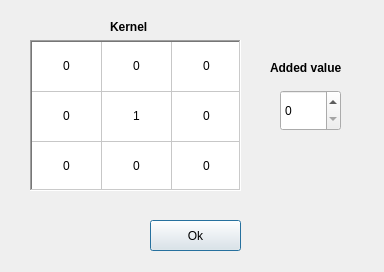
<?xml version="1.0" encoding="UTF-8"?>
<ui version="4.0">
 <class>LFilterForm</class>
 <widget class="QDialog" name="LFilterForm">
  <property name="geometry">
   <rect>
    <x>0</x>
    <y>0</y>
    <width>384</width>
    <height>272</height>
   </rect>
  </property>
  <property name="windowTitle">
   <string>Set kernel</string>
  </property>
  <widget class="QPushButton" name="okButton">
   <property name="geometry">
    <rect>
     <x>150</x>
     <y>220</y>
     <width>91</width>
     <height>31</height>
    </rect>
   </property>
   <property name="text">
    <string>Ok</string>
   </property>
  </widget>
  <widget class="QLabel" name="label">
   <property name="geometry">
    <rect>
     <x>110</x>
     <y>20</y>
     <width>57</width>
     <height>15</height>
    </rect>
   </property>
   <property name="text">
    <string>&lt;html&gt;&lt;head/&gt;&lt;body&gt;&lt;p&gt;&lt;span style=&quot; font-weight:600;&quot;&gt;Kernel&lt;/span&gt;&lt;/p&gt;&lt;/body&gt;&lt;/html&gt;</string>
   </property>
  </widget>
  <widget class="QLabel" name="label_2">
   <property name="geometry">
    <rect>
     <x>270</x>
     <y>60</y>
     <width>91</width>
     <height>16</height>
    </rect>
   </property>
   <property name="text">
    <string>&lt;html&gt;&lt;head/&gt;&lt;body&gt;&lt;p&gt;&lt;span style=&quot; font-weight:600;&quot;&gt;Added value&lt;/span&gt;&lt;/p&gt;&lt;/body&gt;&lt;/html&gt;</string>
   </property>
  </widget>
  <widget class="QSpinBox" name="addedVBox">
   <property name="geometry">
    <rect>
     <x>280</x>
     <y>90</y>
     <width>61</width>
     <height>41</height>
    </rect>
   </property>
   <property name="maximum">
    <number>255</number>
   </property>
  </widget>
  <widget class="QTableWidget" name="kernelWidget">
   <property name="geometry">
    <rect>
     <x>30</x>
     <y>40</y>
     <width>211</width>
     <height>151</height>
    </rect>
   </property>
   <property name="frameShape">
    <enum>QFrame::WinPanel</enum>
   </property>
   <property name="frameShadow">
    <enum>QFrame::Sunken</enum>
   </property>
   <property name="verticalScrollBarPolicy">
    <enum>Qt::ScrollBarAlwaysOff</enum>
   </property>
   <property name="horizontalScrollBarPolicy">
    <enum>Qt::ScrollBarAlwaysOff</enum>
   </property>
   <property name="sizeAdjustPolicy">
    <enum>QAbstractScrollArea::AdjustToContents</enum>
   </property>
   <property name="autoScroll">
    <bool>true</bool>
   </property>
   <property name="autoScrollMargin">
    <number>16</number>
   </property>
   <property name="showGrid">
    <bool>true</bool>
   </property>
   <property name="gridStyle">
    <enum>Qt::SolidLine</enum>
   </property>
   <attribute name="horizontalHeaderVisible">
    <bool>false</bool>
   </attribute>
   <attribute name="horizontalHeaderDefaultSectionSize">
    <number>70</number>
   </attribute>
   <attribute name="horizontalHeaderHighlightSections">
    <bool>true</bool>
   </attribute>
   <attribute name="horizontalHeaderMinimumSectionSize">
    <number>30</number>
   </attribute>
   <attribute name="verticalHeaderVisible">
    <bool>false</bool>
   </attribute>
   <attribute name="verticalHeaderDefaultSectionSize">
    <number>50</number>
   </attribute>
   <attribute name="verticalHeaderMinimumSectionSize">
    <number>30</number>
   </attribute>
   <row>
    <property name="text">
     <string>0</string>
    </property>
   </row>
   <row>
    <property name="text">
     <string>1</string>
    </property>
   </row>
   <row>
    <property name="text">
     <string>2</string>
    </property>
   </row>
   <column>
    <property name="text">
     <string>0</string>
    </property>
    <property name="textAlignment">
     <set>AlignCenter</set>
    </property>
   </column>
   <column>
    <property name="text">
     <string>1</string>
    </property>
    <property name="textAlignment">
     <set>AlignCenter</set>
    </property>
   </column>
   <column>
    <property name="text">
     <string>2</string>
    </property>
    <property name="textAlignment">
     <set>AlignCenter</set>
    </property>
   </column>
   <item row="0" column="0">
    <property name="text">
     <string>0</string>
    </property>
    <property name="textAlignment">
     <set>AlignCenter</set>
    </property>
    <property name="flags">
     <set>ItemIsSelectable|ItemIsEditable|ItemIsDragEnabled|ItemIsUserCheckable|ItemIsEnabled</set>
    </property>
   </item>
   <item row="0" column="1">
    <property name="text">
     <string>0</string>
    </property>
    <property name="textAlignment">
     <set>AlignCenter</set>
    </property>
   </item>
   <item row="0" column="2">
    <property name="text">
     <string>0</string>
    </property>
    <property name="textAlignment">
     <set>AlignCenter</set>
    </property>
   </item>
   <item row="1" column="0">
    <property name="text">
     <string>0</string>
    </property>
    <property name="textAlignment">
     <set>AlignCenter</set>
    </property>
   </item>
   <item row="1" column="1">
    <property name="text">
     <string>1</string>
    </property>
    <property name="textAlignment">
     <set>AlignCenter</set>
    </property>
   </item>
   <item row="1" column="2">
    <property name="text">
     <string>0</string>
    </property>
    <property name="textAlignment">
     <set>AlignCenter</set>
    </property>
   </item>
   <item row="2" column="0">
    <property name="text">
     <string>0</string>
    </property>
    <property name="textAlignment">
     <set>AlignCenter</set>
    </property>
   </item>
   <item row="2" column="1">
    <property name="text">
     <string>0</string>
    </property>
    <property name="textAlignment">
     <set>AlignCenter</set>
    </property>
   </item>
   <item row="2" column="2">
    <property name="text">
     <string>0</string>
    </property>
    <property name="textAlignment">
     <set>AlignCenter</set>
    </property>
   </item>
  </widget>
 </widget>
 <tabstops>
  <tabstop>addedVBox</tabstop>
  <tabstop>okButton</tabstop>
 </tabstops>
 <resources/>
 <connections/>
</ui>
